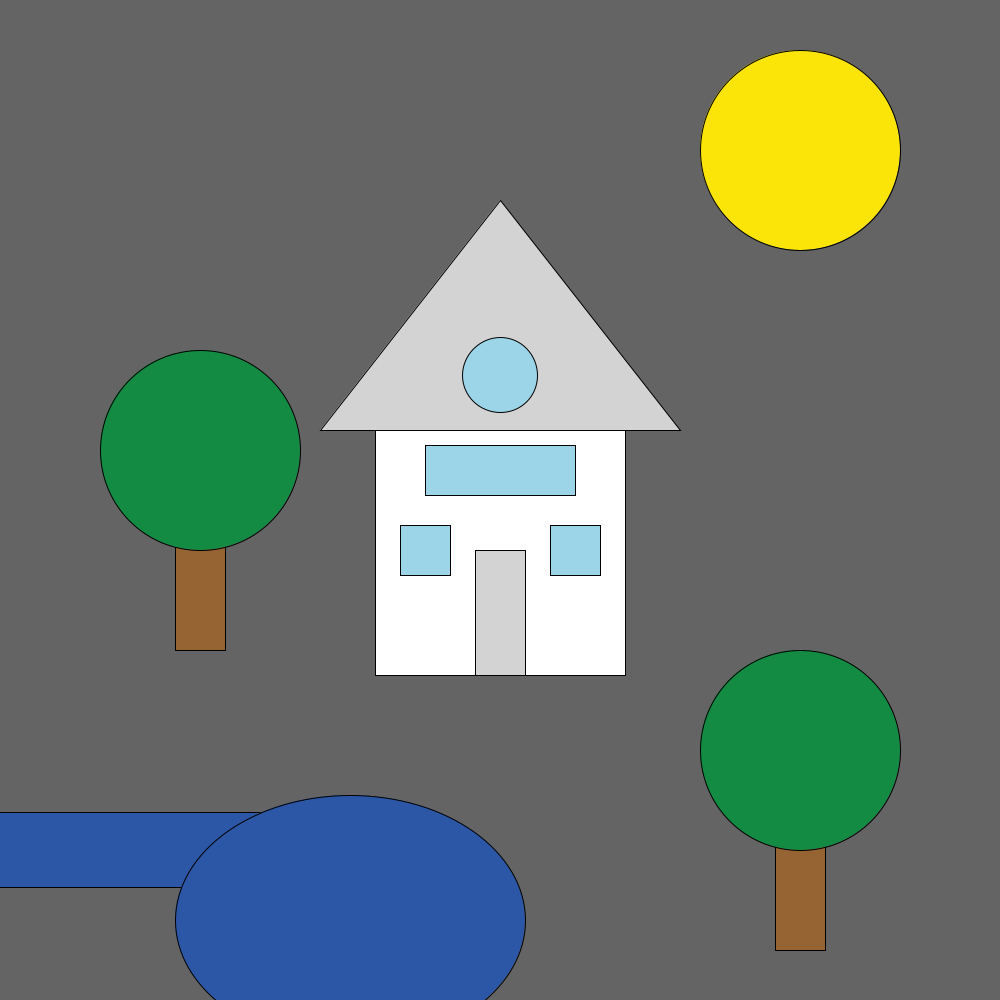
Frame 1 (no input)
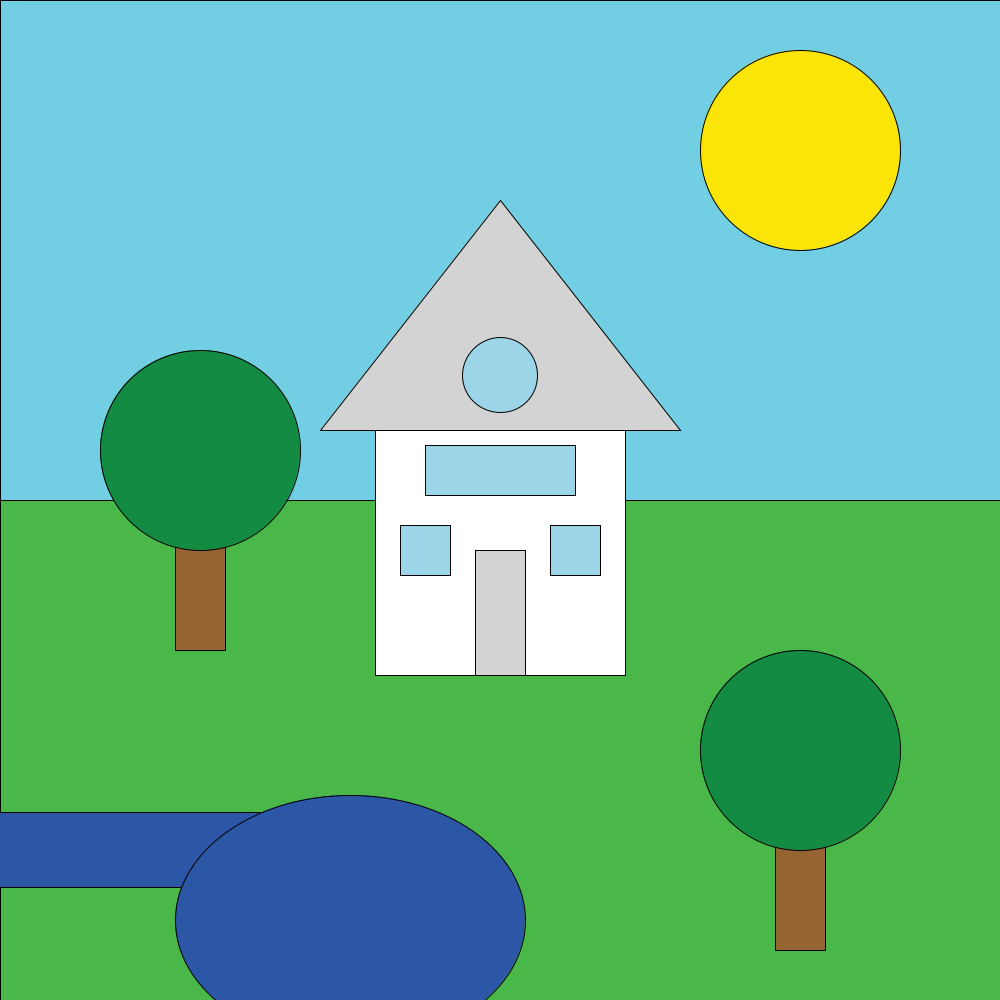
Frame 60 (the mouse pressed at the canvas centre just before this capture)
Frame 120 (the mouse held since frame 60 and released just before this capture): identical to frame 60, image omitted

The Processing sketch that drew these frames (run headless with seeded random() and noise(); from frame 60 on, the mouse is pressed at the canvas centre):

// Processing sketch: hw_1_ceal
// ── hw_1_ceal.pde
int bgColor = 255;
int bgColor2 =100;

void setup(){
  //first parameter= wdth, second= height
  size(1000, 1000);
  background(bgColor);
  background(bgColor2);
}

void draw(){
  background(bgColor2);
 
  //ellipse(x position, y position, width, height)
  //fill(0,100,100);
  //ellipse(100,100,50,50);
  //sky;
  fill(114,206,227);
  rect (1000,500,2000,1000);
  
  //ground;
  fill(73,184,72);
  rect (500,1000,1000,1000);
  
  //fill(100,0,0);
  //rect(100,100,100,50);
  //house bottom;
  rectMode(CENTER);
  fill(255,255,255);                                               
  rect(500,550,250,250);
  
  //sun;
  rectMode(CENTER);
  fill(251,229,8);
  ellipse(800,150,200,200);
  
  //triangle(x1, y1, x2, y2, x3, y3);
  //roof;
  fill(211,211,211);
  triangle(680, 430, 320,430, 500, 200);
  
  //door;
  rectMode(CENTER);
  fill(211,211,211);
  rect(500,613,50,125);
  
  //window L;
  rectMode(CENTER);
  fill(156,213,232);
  rect(425,550,50,50);
  
  //window R;
  rectMode(CENTER);
  fill(156,213,232);
  rect(575,550,50,50);
  
  //window M;
  rectMode(CENTER);
  fill(156,213,232);
  rect(500,470,150,50);
  
  //window roof;
  rectMode(CENTER);
  fill(156,213,232);
  ellipse(500,375,75,75);
  
  //tree 1
  fill(150,100,50);                                               
  rect(200,550,50,200);
  fill(19,139,67);
  ellipse(200,450,200,200);
  
  //tree 2
  fill(150,100,50);                                               
  rect(800,850,50,200);
  fill(19,139,67);
  ellipse(800,750,200,200);
  
  //river
  fill(44,87,166);
  rect(0,850,600,75);
  
  //lake
  fill(44,87,166);
  ellipse(350,920,350,250);
}
